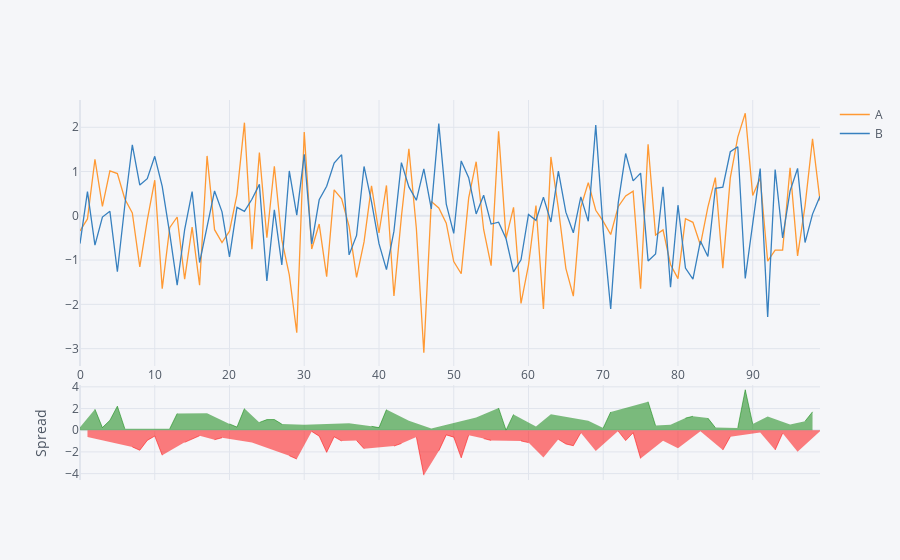

Notebook source saved alongside this figure:
### Markdown cell above
### Spread plot

### Code cell
df1[['A', 'B']].iplot(kind='spread')

### Figure 1 — Plotly figure (JSON) as saved in the notebook; plotly's stock layout.template omitted (floating-point values rounded to 4 significant figures)
{"data": [{"line": {"color": "rgba(255, 153, 51, 1.0)", "dash": "solid", "shape": "linear", "width": 1.3}, "mode": "lines", "name": "A", "text": "", "type": "scatter", "x": [0, 1, 2, 3, 4, 5, 6, 7, 8, 9, 10, 11, 12, 13, 14, 15, 16, 17, 18, 19, 20, 21, 22, 23, 24, 25, 26, 27, 28, 29, 30, 31, 32, 33, 34, 35, 36, 37, 38, 39, 40, 41, 42, 43, 44, 45, 46, 47, 48, 49, 50, 51, 52, 53, 54, 55, 56, 57, 58, 59, 60, 61, 62, 63, 64, 65, 66, 67, 68, 69, 70, 71, 72, 73, 74, 75, 76, 77, 78, 79, 80, 81, 82, 83, 84, 85, 86, 87, 88, 89, 90, 91, 92, 93, 94, 95, 96, 97, 98, 99], "y": [-0.3429, -0.0705, 1.277, 0.2131, 1.013, 0.9539, 0.3805, 0.06349, -1.154, -0.09731, 0.8047, -1.645, -0.2678, -0.02673, -1.43, -0.2552, -1.566, 1.352, -0.3134, -0.6044, -0.3462, 0.4799, 2.103, -0.7525, 1.429, -0.4942, 1.119, -0.5441, -1.336, -2.642, 1.892, -0.7488, -0.1858, -1.374, 0.5874, 0.3849, -0.2372, -1.389, -0.5891, 0.6745, -0.3884, 0.6862, -1.81, -0.01899, 1.515, -0.2857, -3.091, 0.3211, 0.1759, -0.1674, -1.032, -1.309, 0.4043, 1.222, -0.3087, -1.128, 1.907, -0.5095, 0.1921, -1.98, -1.113, 0.232, -2.102, 1.33, 0.1666, -1.186, -1.814, 0.1937, 0.75, 0.1259, -0.126, -0.4219, 0.2067, 0.4493, 0.5576, -1.646, 1.616, -0.4337, -0.3191, -1.098, -1.418, -0.06551, -0.1464, -0.6588, 0.1975, 0.8638, -1.181, 0.8562, 1.776, 2.315, 0.4597, 0.8554, -1.026, -0.7762, -0.7751, 1.084, -0.9051, 0.2256, 1.737, 0.343]}, {"line": {"color": "rgba(55, 128, 191, 1.0)", "dash": "solid", "shape": "linear", "width": 1.3}, "mode": "lines", "name": "B", "text": "", "type": "scatter", "x": [0, 1, 2, 3, 4, 5, 6, 7, 8, 9, 10, 11, 12, 13, 14, 15, 16, 17, 18, 19, 20, 21, 22, 23, 24, 25, 26, 27, 28, 29, 30, 31, 32, 33, 34, 35, 36, 37, 38, 39, 40, 41, 42, 43, 44, 45, 46, 47, 48, 49, 50, 51, 52, 53, 54, 55, 56, 57, 58, 59, 60, 61, 62, 63, 64, 65, 66, 67, 68, 69, 70, 71, 72, 73, 74, 75, 76, 77, 78, 79, 80, 81, 82, 83, 84, 85, 86, 87, 88, 89, 90, 91, 92, 93, 94, 95, 96, 97, 98, 99], "y": [-0.6261, 0.5475, -0.6631, -0.0271, 0.1009, -1.264, 0.2453, 1.605, 0.6939, 0.8388, 1.344, 0.6665, -0.3985, -1.565, -0.3101, 0.5465, -1.055, -0.2118, 0.5622, 0.09012, -0.9269, 0.1912, 0.1021, 0.3742, 0.7093, -1.471, 0.1349, -1.107, 1.014, 0.01458, 1.387, -0.6343, 0.3616, 0.6673, 1.192, 1.381, -0.8823, -0.4436, 1.115, 0.3147, -0.6282, -1.215, -0.3459, 1.201, 0.6527, 0.3506, 1.06, 0.1562, 2.082, 0.2655, -0.3953, 1.239, 0.8614, 0.04284, 0.4637, -0.1868, -0.1431, -0.518, -1.267, -0.9938, 0.03017, -0.1025, 0.4221, -0.1388, 1.009, 0.08307, -0.3836, 0.4288, -0.1243, 2.048, -0.3339, -2.103, 0.2862, 1.406, 0.7891, 0.9633, -1.019, -0.8623, 0.6549, -1.612, 0.2399, -1.182, -1.432, -0.5696, -0.9181, 0.6214, 0.6476, 1.447, 1.561, -1.416, -0.1197, 1.066, -2.286, 1.047, -0.497, 0.5631, 1.07, -0.6038, 0.03891, 0.4431]}, {"connectgaps": false, "fill": "tozeroy", "line": {"color": "green", "dash": "solid", "shape": "linear", "width": 0.5}, "mode": "lines", "name": "Spread", "showlegend": false, "type": "scatter", "x": [0, 1, 2, 3, 4, 5, 6, 7, 8, 9, 10, 11, 12, 13, 14, 15, 16, 17, 18, 19, 20, 21, 22, 23, 24, 25, 26, 27, 28, 29, 30, 31, 32, 33, 34, 35, 36, 37, 38, 39, 40, 41, 42, 43, 44, 45, 46, 47, 48, 49, 50, 51, 52, 53, 54, 55, 56, 57, 58, 59, 60, 61, 62, 63, 64, 65, 66, 67, 68, 69, 70, 71, 72, 73, 74, 75, 76, 77, 78, 79, 80, 81, 82, 83, 84, 85, 86, 87, 88, 89, 90, 91, 92, 93, 94, 95, 96, 97, 98, 99], "xaxis": "x2", "y": [0.2832, "", 1.94, 0.2402, 0.9124, 2.218, 0.1353, "", "", "", "", "", 0.1307, 1.538, "", "", "", 1.564, "", "", 0.5806, 0.2887, 2.001, "", 0.7192, 0.9773, 0.9844, 0.5633, "", "", 0.505, "", "", "", "", "", 0.6451, "", "", 0.3598, 0.2398, 1.901, "", "", 0.8619, "", "", 0.165, "", "", "", "", "", 1.179, "", "", 2.05, 0.008502, 1.459, "", "", 0.3345, "", 1.469, "", "", "", "", 0.8743, "", 0.2079, 1.681, "", "", "", "", 2.635, 0.4286, "", 0.5136, "", 1.116, 1.285, "", 1.116, 0.2424, "", "", 0.215, 3.731, 0.5795, "", 1.26, "", "", 0.5211, "", 0.8295, 1.698, ""], "yaxis": "y2"}, {"connectgaps": false, "fill": "tozeroy", "line": {"color": "red", "dash": "solid", "shape": "linear", "width": 0.5}, "mode": "lines", "name": "Spread", "showlegend": false, "type": "scatter", "x": [0, 1, 2, 3, 4, 5, 6, 7, 8, 9, 10, 11, 12, 13, 14, 15, 16, 17, 18, 19, 20, 21, 22, 23, 24, 25, 26, 27, 28, 29, 30, 31, 32, 33, 34, 35, 36, 37, 38, 39, 40, 41, 42, 43, 44, 45, 46, 47, 48, 49, 50, 51, 52, 53, 54, 55, 56, 57, 58, 59, 60, 61, 62, 63, 64, 65, 66, 67, 68, 69, 70, 71, 72, 73, 74, 75, 76, 77, 78, 79, 80, 81, 82, 83, 84, 85, 86, 87, 88, 89, 90, 91, 92, 93, 94, 95, 96, 97, 98, 99], "xaxis": "x2", "y": ["", -0.618, "", "", "", "", "", -1.541, -1.847, -0.9362, -0.5396, -2.311, "", "", -1.12, -0.8017, -0.5118, "", -0.8757, -0.6945, "", "", "", -1.127, "", "", "", "", -2.35, -2.656, "", -0.1145, -0.5474, -2.041, -0.6045, -0.9957, "", -0.9458, -1.704, "", "", "", -1.464, -1.22, "", -0.6363, -4.151, "", -1.906, -0.4329, -0.6368, -2.548, -0.4571, "", -0.7724, -0.9408, "", "", "", -0.9862, -1.143, "", -2.524, "", -0.8427, -1.269, -1.43, -0.2351, "", -1.922, "", "", -0.07947, -0.9571, -0.2315, -2.609, "", "", -0.974, "", -1.658, "", "", -0.08924, "", "", -1.829, -0.5905, "", "", "", -0.2104, "", -1.823, -0.2781, "", -1.975, "", "", -0.1001], "yaxis": "y2"}], "layout": {"hovermode": "x", "legend": {"bgcolor": "#F5F6F9", "font": {"color": "#4D5663"}}, "paper_bgcolor": "#F5F6F9", "plot_bgcolor": "#F5F6F9", "title": {"font": {"color": "#4D5663"}}, "xaxis": {"gridcolor": "#E1E5ED", "showgrid": true, "tickfont": {"color": "#4D5663"}, "title": {"font": {"color": "#4D5663"}, "text": ""}, "zerolinecolor": "#E1E5ED"}, "xaxis2": {"anchor": "y2", "gridcolor": "#E1E5ED", "showgrid": true, "showticklabels": false, "tickfont": {"color": "#4D5663"}, "title": {"font": {"color": "#4D5663"}, "text": ""}, "zerolinecolor": "#E1E5ED"}, "yaxis": {"domain": [0.3, 1], "gridcolor": "#E1E5ED", "showgrid": true, "tickfont": {"color": "#4D5663"}, "title": {"font": {"color": "#4D5663"}, "text": ""}, "zerolinecolor": "#E1E5ED"}, "yaxis2": {"domain": [0, 0.25], "gridcolor": "#E1E5ED", "showgrid": true, "tickfont": {"color": "#4D5663"}, "title": {"font": {"color": "#4D5663"}, "text": "Spread"}, "zerolinecolor": "#E1E5ED"}}}
